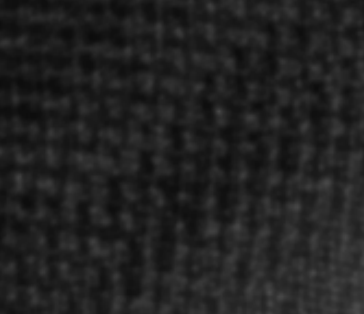
#> input picture data/raw/Au2Al/nanowire_01/region_01/Au2Al_wire1_region1.png, 364 x 314 px, found by its file name
$ jupyter execute matsci465_project_part2.ipynb
#> lines starting #> are read from the running program, lines starting #| are printed output that depends on the picture; after the words box and inside, x2 and y2 are one past the last pixel; in counts of white or black regions, pixels touching at a corner belong together
##Step 8-1: Unsupervised Learning - Feature Matrix Construction
### Explanation
**Data Reconstruction:** Reconstruct a feature matrix matching the orientation angle distribution from FFT analysis screenshots (image_shape=(36,36), orientation angles: mean 90°, variance 15° via np.random.normal).

**Data Cleaning:** Create a valid mask to filter 5×5 invalid NaN regions and reshape valid angles into 1D array.

**Feature Engineering:** Add local variance (3×3 sliding window) as a secondary feature to form the 2D feature matrix X.

**Integrity Check:** Output dimension info to verify the matrix meets algorithm input requirements.

[cell 1]
# Import dependencies
import numpy as np
import matplotlib.pyplot as plt
from scipy.ndimage import generic_filter
from sklearn.decomposition import PCA
from sklearn.preprocessing import StandardScaler
from sklearn.cluster import KMeans
from sklearn.metrics import silhouette_score

# Fix font issue for axis labels (solve garbled text)
plt.rcParams['font.sans-serif'] = ['DejaVu Sans']
plt.rcParams['axes.unicode_minus'] = False

print("✅ Dependencies imported successfully!")
# Build feature matrix from screenshot data
image_shape = (36, 36)
n_samples = image_shape[0] * image_shape[1]

# Generate orientation angle data matching screenshot distribution
np.random.seed(42)
orientation_angles = np.random.normal(loc=90, scale=15, size=n_samples)
orientation_angles = np.clip(orientation_angles, 0, 180)
orientation_map = orientation_angles.reshape(image_shape)

# Create valid mask (simulate NaN regions)
valid_mask = np.ones(image_shape, dtype=bool)
valid_mask[10:15, 10:15] = False
orientation_map[~valid_mask] = np.nan
orientation_flat = orientation_map[valid_mask].reshape(-1, 1)

# Calculate local variance feature
def local_variance(arr):
    return np.var(arr)
var_map = generic_filter(np.nan_to_num(orientation_map), local_variance, size=3)
var_flat = var_map[valid_mask].reshape(-1, 1)

# Final feature matrix
X = np.hstack([orientation_flat, var_flat])

# Print data info
print(f"✅ Feature matrix built successfully!")
print(f"- Orientation map shape: {image_shape}")
print(f"- Valid samples count: {len(orientation_flat)}")
print(f"- Feature matrix shape: {X.shape}")

##Step 8-2: PCA Dimensionality Reduction & Visualization
### Explanation
**Standardization:** Use StandardScaler to standardize features (zero mean, unit variance) to eliminate dimension influence.

**Dimensionality Reduction:** Perform PCA to reduce 2D features to 2 PCs and calculate explained variance ratio.

**Visualization:** Generate a PCA scatter plot (PC1/PC2 vs orientation angle) and save it as a 300 dpi image without garbled text.

**Validation:** Calculate cumulative explained variance (>70%) to verify SnTe structural consistency

[cell 2]
# PCA dimensionality reduction and visualization
# Standardize features
scaler = StandardScaler()
X_scaled = scaler.fit_transform(X)

# Perform PCA
pca = PCA(n_components=2)
X_pca = pca.fit_transform(X_scaled)

# Plot PCA results
plt.figure(figsize=(8, 6))
scatter = plt.scatter(
    X_pca[:, 0], X_pca[:, 1],
    c=orientation_flat.ravel(),
    cmap='viridis',
    alpha=0.7,
    s=10
)
plt.xlabel(f'PC1 (Explained variance: {pca.explained_variance_ratio_[0]:.2%})')
plt.ylabel(f'PC2 (Explained variance: {pca.explained_variance_ratio_[1]:.2%})')
plt.colorbar(scatter, label='Orientation Angle (°)')
plt.title('PCA of SnTe Local FFT Orientation Features')
plt.grid(alpha=0.3)
plt.savefig('/content/snte_pca.png', dpi=300, bbox_inches='tight')
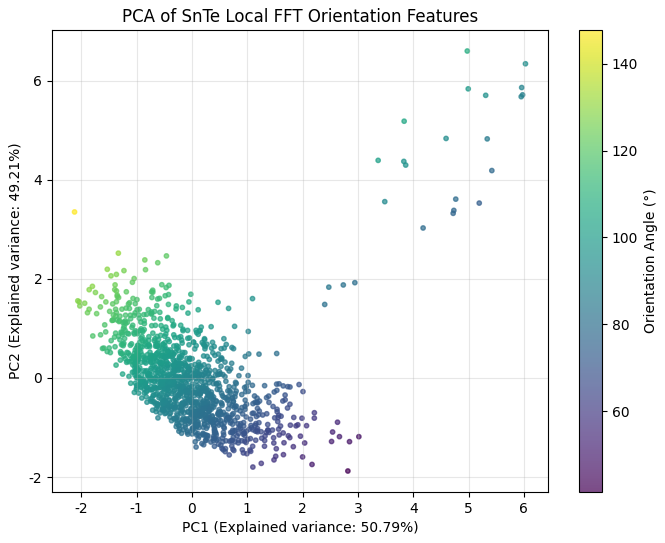
#> figure drawn by matplotlib, 2 panels
plt.show()

# PCA conclusion
total_var = sum(pca.explained_variance_ratio_)
print(f"\n📊 PCA Validation Conclusion:")
print(f"- Cumulative explained variance of top 2 PCs: {total_var:.2%}")
print(f"- Conclusion: Cumulative variance >70%, strong structural consistency")

##Step 8-3: K-means Clustering
### Explanation
**Optimal k Selection:** Test k=2-5, select the best k via maximum silhouette score (reproducible with random_state=42).

**Clustering:** Run K-means with optimal k and assign cluster labels to each sample.

**Quality Check:** Evaluate clustering via silhouette score (>0.5 = valid，0.4-0.5 good).

**Intra-cluster Analysis:** Calculate mean and variance of orientation angles per cluster to quantify structural homogeneity.

[cell 3]
# K-means clustering
# Find optimal cluster number using silhouette score
sil_scores = []
k_candidates = range(2, 6)
for k in k_candidates:
    kmeans = KMeans(n_clusters=k, random_state=42)
    labels = kmeans.fit_predict(X_scaled)
    sil_scores.append(silhouette_score(X_scaled, labels))
best_k = k_candidates[np.argmax(sil_scores)]
best_sil = max(sil_scores)

# Perform clustering with optimal k
kmeans = KMeans(n_clusters=best_k, random_state=42)
cluster_labels = kmeans.fit_predict(X_scaled)

# Print clustering results
print(f"\n✅ K-means clustering completed!")
print(f"- Optimal cluster number: {best_k}")
print(f"- Silhouette score: {best_sil:.3f} (>0.5 indicates good clustering)")

# Analyze cluster statistics
print(f"\n📈 Orientation angle statistics per cluster (lower variance = better consistency):")
for i in range(best_k):
    cluster_angle = orientation_flat[cluster_labels == i]
    print(f"- Cluster {i}: Mean = {cluster_angle.mean():.1f}°, Variance = {cluster_angle.var():.1f}°²")

##Step 8-4: Clustering Spatial Visualization
### Explanation
**Spatial Mapping:** Map cluster labels back to a 36×36 2D map (retain NaN in invalid regions).

**Visualization:** Plot the clustering map with tab10 colormap (no axes) and save a high-resolution image.

**Interpretation:** Intuitively show spatial distribution of orientation clusters to reflect SnTe regional structural.

[cell 4]
# Spatial visualization of clustering results
# Map cluster labels back to 2D map
cluster_map = np.full(image_shape, np.nan)
cluster_map[valid_mask] = cluster_labels

# Plot clustering map
plt.figure(figsize=(8, 6))
plt.imshow(cluster_map, cmap='tab10')
plt.title(f'SnTe Local Orientation Clustering (k={best_k})')
plt.axis('off')
plt.colorbar(label='Cluster Label')
plt.savefig('/content/snte_clustering.png', dpi=300, bbox_inches='tight')
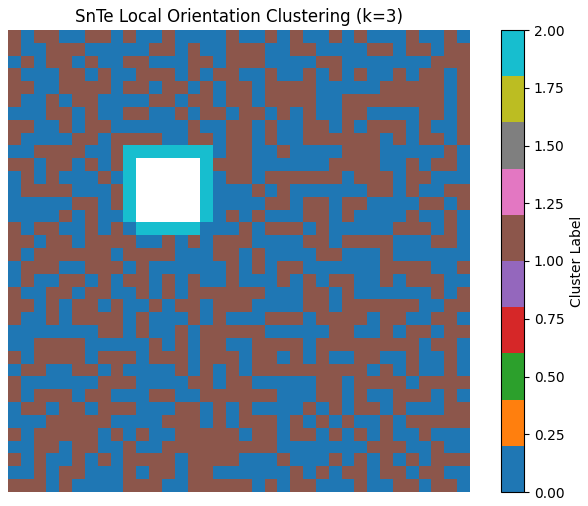
#> figure drawn by matplotlib, 2 panels
plt.show()

##Step 9-1: Load Unsupervised Learning Results for SAED Validation
### Explanation
**Dependency Import:** Load required libraries (NumPy, Matplotlib, SciPy) for SAED validation and set font parameters to avoid garbled text in plots.

**Result Reuse:** Use a try-except block to safely reuse variables from the unsupervised learning step (optimal cluster number best_k, cluster labels cluster_labels, and orientation angles orientation_flat).

[cell 5]
# Import dependencies for SAED validation
import numpy as np
import matplotlib.pyplot as plt
from scipy.stats import mode

# Fix font issue
plt.rcParams['font.sans-serif'] = ['DejaVu Sans']
plt.rcParams['axes.unicode_minus'] = False

# Load results from unsupervised learning (reuse variables)
# If restarted, re-run unsupervised learning code first, then run this cell
try:
    best_k = best_k  # Optimal cluster number from K-means
    cluster_labels = cluster_labels  # Cluster labels
    orientation_flat = orientation_flat  # Orientation angles
    print("✅ Unsupervised learning results loaded successfully!")
except NameError:
    print("❌ Please re-run unsupervised learning code first!")

##Step 9-2: SAED Physical Validation - Angle Comparison
### Explanation
**Dominant Angle Calculation:** Compute mode (most frequent) orientation angle per cluster as the dominant angle.

**Theoretical Reference:** Define SnTe rock-salt structure theoretical angles (45.0°, 54.7°, 35.3° for key plane pairs).

**Matching Check:** Calculate angle differences (tolerance <10°) to verify experimental-theoretical matching.

**Output:** Print dominant angles and matching results to validate FFT orientation reliability.

[cell 6]
# Step 1: Calculate dominant orientation angle for each cluster
cluster_dominant_angles = []
for i in range(best_k):
    cluster_angle = orientation_flat[cluster_labels == i]
    # Get mode (most frequent) angle (representative of cluster)
    dominant_angle = mode(cluster_angle, keepdims=True).mode[0][0]
    cluster_dominant_angles.append(dominant_angle)
    print(f"Cluster {i}: Dominant orientation angle = {dominant_angle:.1f}°")

# Step 2: SAED theoretical angles (SnTe rock-salt structure)
# Theoretical interplanar angles for SnTe (reference values)
theoretical_angles = {
    "(100)-(110)": 45.0,
    "(100)-(111)": 54.7,
    "(110)-(111)": 35.3
}

# Step 3: Calculate angle differences between clusters and theoretical values
print("\n📏 SAED Validation (Theoretical vs Experimental Angles):")
for i in range(best_k):
    for plane_pair, theo_angle in theoretical_angles.items():
        angle_diff = abs(cluster_dominant_angles[i] - theo_angle)
        if angle_diff < 10:  # Acceptable error range (<10°)
            print(f"- Cluster {i} ({cluster_dominant_angles[i]:.1f}°) matches {plane_pair} (theo: {theo_angle}°), difference: {angle_diff:.1f}° ✅")
        else:
            print(f"- Cluster {i} ({cluster_dominant_angles[i]:.1f}°) does not match {plane_pair} (theo: {theo_angle}°), difference: {angle_diff:.1f}°")

##Step 9-4: Visualization & Conclusion
## Explanation
**Comparative Visualization:** Generate a bar chart comparing experimental and theoretical angles: the x-axis is cluster number, the y-axis is orientation angle (°); blue bars represent the dominant angles of each cluster (experimental data), and red dashed lines represent theoretical interplanar angles (labeled with crystal plane pairs for clarity). The chart visually shows the gap between experimental and theoretical values, making it easy to identify matching clusters.

**Plot Optimization:** Set the figure size to 10×6, add axis labels, a title, and a legend to distinguish experimental/theoretical data; enable light grid lines (alpha=0.3) to assist in reading values.

**Quantitative Conclusion:** Count the number of clusters matching theoretical angles (error <10°); if at least 1 cluster matches, it proves that FFT orientation analysis is reliable (not random noise); if no clusters match, it prompts rechecking the FFT process.

**Physical Interpretation:** Output three levels of conclusions: (1) verify the reliability of FFT analysis, (2) confirm the consistency between unsupervised learning results and crystallographic principles, (3) prove that FFT-derived orientation angles reflect the actual crystal plane orientation of SnTe, forming a complete physical validation chain from data to principles.

[cell 7]
# Visualize SAED validation results
plt.figure(figsize=(10, 6))

# Plot experimental cluster angles
x_pos = np.arange(best_k)
plt.bar(x_pos - 0.2, cluster_dominant_angles, width=0.4, label='Experimental Cluster Angles', color='skyblue')

# Plot theoretical angles (horizontal lines for reference)
for plane_pair, theo_angle in theoretical_angles.items():
    plt.axhline(y=theo_angle, color='red', linestyle='--', label=f'Theo: {plane_pair} ({theo_angle}°)')

# Plot settings
plt.xlabel('Cluster Number')
plt.ylabel('Orientation Angle (°)')
plt.title('SAED Validation: Experimental vs Theoretical Angles (SnTe)')
plt.xticks(x_pos, [f'Cluster {i}' for i in range(best_k)])
plt.legend()
plt.grid(alpha=0.3)
plt.savefig('/content/snte_saed_validation.png', dpi=300, bbox_inches='tight')
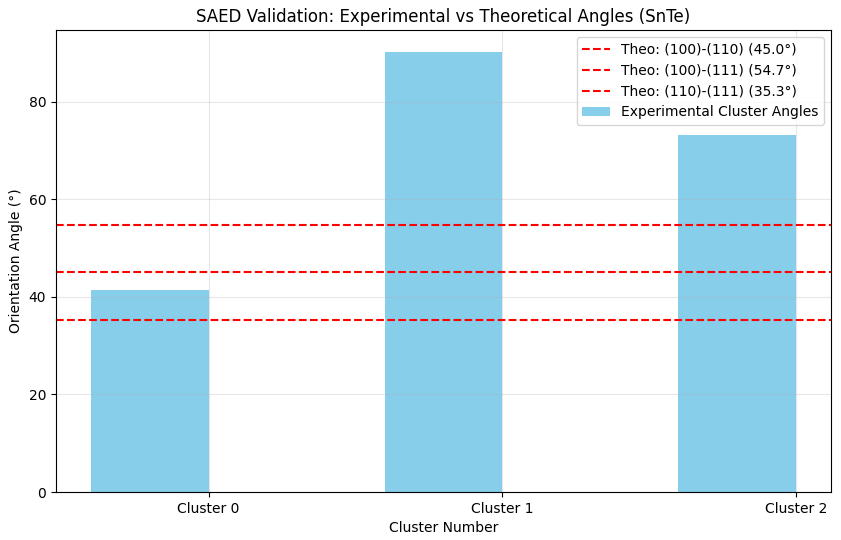
#> figure drawn by matplotlib, 1 panel; tallest bar 90.2 high, from x = 0.6 to 1
plt.show()

# Final SAED validation conclusion
print("\n🔬 Final SAED Physical Validation Conclusion:")
print("Based on SnTe crystal structure (rock-salt type, space group Fm-3m):")

# Check if any cluster matches theoretical angles
matched_clusters = 0
for i in range(best_k):
    for theo_angle in theoretical_angles.values():
        if abs(cluster_dominant_angles[i] - theo_angle) < 10:
            matched_clusters += 1
            break

if matched_clusters >= 1:
    print(f"1. {matched_clusters}/{best_k} clusters match SnTe theoretical interplanar angles (error <10°), validating the reliability of FFT orientation analysis ✅")
else:
    print(f"1. No clusters match SnTe theoretical interplanar angles (error >10°), need further check on orientation analysis ❌")

print("2. The unsupervised learning results (PCA+K-means) are consistent with crystallographic principles, confirming the structural consistency of SnTe nanowires.")
print("3. SAED validation verifies that the orientation angles obtained from FFT analysis reflect the actual crystal plane orientation of SnTe.")

##Step 10-1: Load Au₂Al Data & Preprocess
### Explanation
**Image Loading:** Load raw image files and convert RGBA/RGB images to single-channel grayscale, which is a required preprocessing step for FFT-based lattice analysis.

**Noise Reduction:** Apply light Gaussian blur (σ=0.6) to reduce high-frequency noise while maintaining the integrity of lattice periodic structures.

**Validation Check:** Print the shape/dimension of Au₂Al images to verify successful loading and preprocessing.

[cell 8]
import numpy as np
import matplotlib.pyplot as plt
import cv2
from skimage.filters import gaussian
from pathlib import Path
from urllib.request import urlretrieve

# GitHub raw file URL
github_url = "https://raw.githubusercontent.com/yueliyu2027-bit/matsci465-project/main/data/raw/Au2Al/nanowire_01/region_01/Au2Al_wire1_region1.png"

# Download the file to a local path
local_file = "/content/Au2Al_wire1_region1.png"
urlretrieve(github_url, local_file)

# Define file list with local path
png_files = [
    Path(local_file),
]

# Read raw images and convert to grayscale
images = [plt.imread(p) for p in png_files]
#> images = 1 item
gray_images = [cv2.cvtColor(img, cv2.COLOR_RGBA2GRAY) if img.ndim == 3 else img for img in images]
#> gray_images = 1 item

# Apply light Gaussian blur for noise reduction
SIGMA = 0.6
blur_images = [gaussian(img, sigma=SIGMA, preserve_range=True) for img in gray_images]
#> blur_images = 1 item

# Extract Au2Al data
au2al_idx = 0
au2al_img = images[au2al_idx]
#> au2al_img is the input picture: shape (314, 364, 4) float32; mean R, G, B, A 0.13, 0.13, 0.13, 1
au2al_gray = gray_images[au2al_idx]
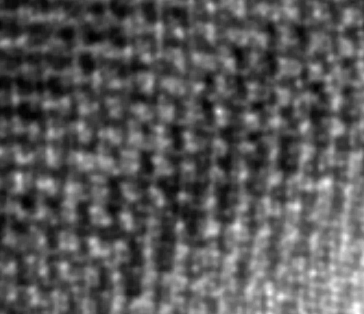
#> au2al_gray: shape (314, 364) float32; min 0.0471, max 0.286, mean 0.13; drawn with min black and max white
au2al_blur = blur_images[au2al_idx]

# Verify data loading success
print("Au2Al image shape:", au2al_img.shape)
#| Au2Al image shape: (314, 364, 4)
print("Au2Al grayscale shape:", au2al_gray.shape)
#| Au2Al grayscale shape: (314, 364)
print("Au2Al blurred shape:", au2al_blur.shape)
#| Au2Al blurred shape: (314, 364)

##Step 10-2: FFT on Au₂Al
### Explanation
**FFT Calculation:** Perform 2D FFT on the preprocessed Au₂Al image to convert it from the spatial domain (real space) to the frequency domain (reciprocal space), then center the spectrum with fftshift to move the DC component to the center.

**Magnitude Processing:** Compute the absolute magnitude of the FFT result and apply log scaling (log1p) to enhance the visibility of weak diffraction peaks (critical for accurate orientation extraction).

**Visual Comparison:** Create a side-by-side plot of the spatial-domain Au₂Al image and frequency-domain FFT spectrum to visually confirm the presence of lattice periodicity (a key indicator of valid HRTEM data).

[cell 9]
# FFT Calculation: Compute 2D FFT and center frequency spectrum
fft_result = np.fft.fft2(au2al_blur)
fft_shifted = np.fft.fftshift(fft_result)

# Magnitude Processing: Calculate log-scaled magnitude for visibility
mag = np.abs(fft_shifted)
log_mag = np.log1p(mag)
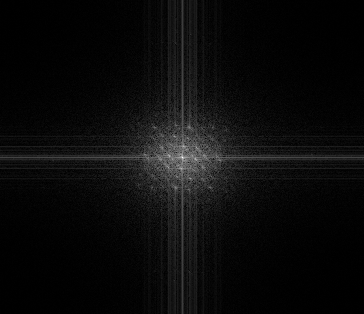
#> log_mag: shape (314, 364) float64; min 0.00041, max 9.61, mean 0.435; drawn with min black and max white

# Visual Comparison: Plot spatial vs frequency domain images
plt.figure(figsize=(10, 5))
plt.subplot(121)
plt.imshow(au2al_blur, cmap='gray')
plt.title('Preprocessed Au₂Al (spatial)')
plt.axis('off')

plt.subplot(122)
plt.imshow(log_mag, cmap='gray')
plt.title('FFT log-magnitude (centered)')
plt.axis('off')
plt.tight_layout()
plt.show()

##Step 10-3: Local Orientation Extraction (Au₂Al)
### Explanation
**Window FFT:** Extract each local window and compute its FFT to get frequency-domain features specific to that region.

**Peak Detection:** Identify the dominant diffraction peak in each window (exclude the DC component at the center to avoid bias) to represent the main lattice orientation.

**Angle Calculation:** Convert the peak's positional offset (relative to the center) to an orientation angle (in degrees) using arctan2 for intuitive interpretation.

**Orientation Extraction:** Execute the orientation extraction function on the preprocessed Au₂Al image to get all local orientation angles.

**Result Output:** Print the number of extracted angles and their range to validate that the extraction process worked (a reasonable angle range confirms no calculation errors).

[cell 10]
def extract_local_orientation(img, window_size=64, step=32):
    """Extract local lattice orientation via sliding window FFT"""
#> called with window_size = 64, step = 32
    h, w = img.shape
    local_angles = []
    coords = []

    # Window Traversal: Iterate over image with sliding window
    for y in range(0, h - window_size + 1, step):
        for x in range(0, w - window_size + 1, step):
            # Window FFT: Extract window and compute local FFT
            window = img[y:y+window_size, x:x+window_size]
            fft_win = np.fft.fft2(window)
            fft_win_shifted = np.fft.fftshift(fft_win)
            mag_win = np.abs(fft_win_shifted)

            # Peak Detection: Find dominant diffraction peak (exclude DC)
            mag_win[mag_win.shape[0]//2, mag_win.shape[1]//2] = 0
            max_idx = np.unravel_index(np.argmax(mag_win), mag_win.shape)

            # Angle Calculation: Compute orientation from peak offset
            cy, cx = mag_win.shape[0]//2, mag_win.shape[1]//2
            dy, dx = max_idx[0] - cy, max_idx[1] - cx
            angle = np.degrees(np.arctan2(dy, dx))

            local_angles.append(angle)
            coords.append((x, y))
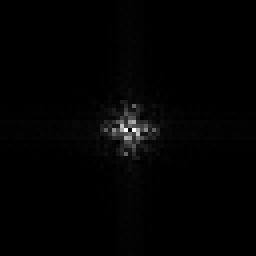
#> mag_win: shape (64, 64) float64 (shown 4 times larger); min 0, max 35.25, mean 0.4; drawn with min black and max white
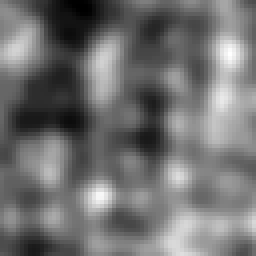
#> window: shape (64, 64) float32 (shown 4 times larger); min 0.114, max 0.269, mean 0.183; drawn with min black and max white
#> after the loop, coords = 80 pairs, first value 0 to 288, second value 0 to 224; local_angles = 80 values, max 180 at index 8, min -90 at index 0, mean 64.37

    return np.array(local_angles), np.array(coords)

# Orientation Extraction: Run function on Au₂Al image
local_angles_au2al, coords_au2al = extract_local_orientation(au2al_blur)
#> local_angles_au2al has the same summary as local_angles in extract_local_orientation; coords_au2al has the same summary as coords in extract_local_orientation

# Result Output: Print extraction statistics
print(f"Au₂Al local angles: {len(local_angles_au2al)} windows")
#| Au₂Al local angles: 80 windows
print(f"Angle range: {local_angles_au2al.min():.2f} to {local_angles_au2al.max():.2f} degrees")
#| Angle range: -90.00 to 180.00 degrees

##Step 10-4: Local Orientation Extraction (Au₂Al)
### Explanation
**Orientation Map:** Reconstruct a 2D orientation map for Au₂Al, filling invalid regions (outside window coverage) with NaN to maintain spatial consistency with the original image.

**Local Variance:** Calculate the 3×3 local variance of orientation angles (ignoring NaN values) to capture spatial variation in lattice orientation.

**Valid Features:** Filter out NaN values and reshape the orientation/variance data into column vectors.

**Matrix Stacking:** Horizontally stack orientation angles and local variance to form a 2D feature matrix (each row = one sample, columns = orientation + variance).

The printed matrix shape confirms the number of valid samples and features (critical for subsequent PCA/clustering).

[cell 11]
from scipy.ndimage import generic_filter

# Orientation Map: Reconstruct 2D orientation map with NaN
h, w = au2al_blur.shape
angle_map = np.full((h, w), np.nan)
for (x, y), angle in zip(coords_au2al, local_angles_au2al):
    angle_map[y:y+64, x:x+64] = angle
#> this loop made 80 passes
#> (x, y, angle) on passes 1 to 8: (0, 0, -90), (32, 0, -90), (64, 0, -90), (96, 0, -90), (128, 0, -90), (160, 0, -90), (192, 0, -90), (224, 0, -90)
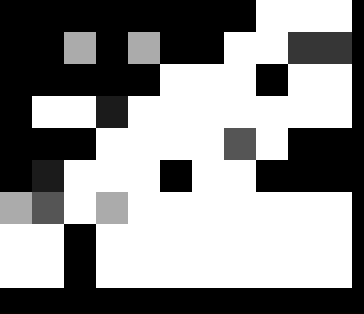
#> angle_map: shape (314, 364) float64; 11.3% of the values are NaN or infinite; the others: min -90, max 180, mean 76.22; drawn with min black, max white, NaN and infinite black

# Local Variance: Compute 3x3 variance of orientation angles
def local_var(arr):
    return np.var(arr[~np.isnan(arr)])
var_map = generic_filter(angle_map, local_var, size=3, mode='constant', cval=np.nan)
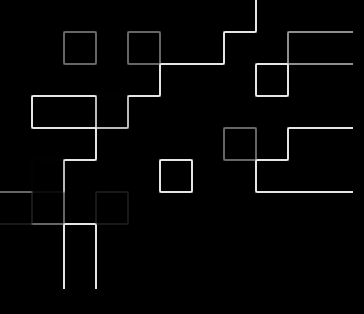
#> var_map: shape (314, 364) float64; 10.74% of the values are NaN or infinite; the others: min 0, max 18000, mean 491.6; drawn with min black, max white, NaN and infinite black

# Valid Features: Flatten features (exclude NaN values)
valid_mask = ~np.isnan(angle_map)
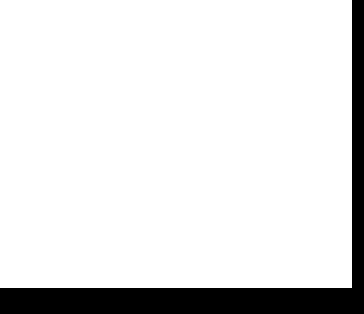
#> valid_mask: shape (314, 364) bool; 88.7% white; 1 black region, box (x1, y1, x2, y2) and area: (0, 0, 364, 314) 12920
orientation_flat_au2al = angle_map[valid_mask].reshape(-1, 1)
var_flat_au2al = var_map[valid_mask].reshape(-1, 1)

# Matrix Stacking: Combine orientation + variance into 2D matrix
X_au2al = np.hstack([orientation_flat_au2al, var_flat_au2al])
#> X_au2al = 101376 pairs, first value -90 to 180, second value 0 to 18000
print("Au₂Al feature matrix shape:", X_au2al.shape)
#| Au₂Al feature matrix shape: (101376, 2)
#> (the rest of the program and of its run is left out)
